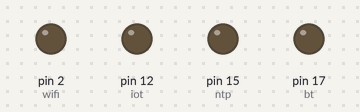
Bench run of a sketch on a simulated Arduino Uno, built with avr-gcc and run on an emulated ATmega328P. On the bench: output pins drawn as LEDs (lit = HIGH).

Above: at 0.05 s.
At 0.25 s:
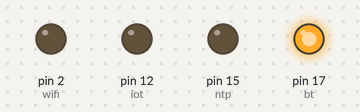
At 0.55 s:
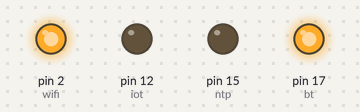
At 0.85 s:
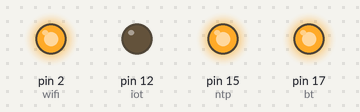
At 1.55 s:
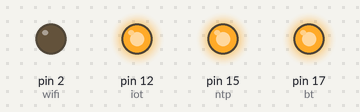
At 2.6 s:
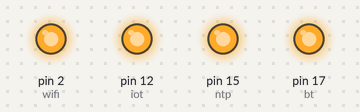
Timing chart, 0 to 3.0 s (numbered marks = the images above):
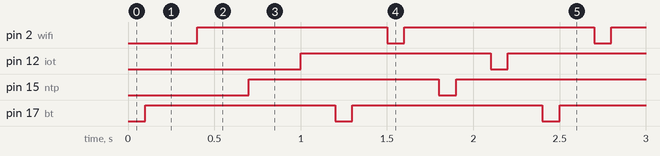

Measured:
- by itself, pin 2 (wifi), pin 12 (iot), pin 15 (ntp), pin 17 (bt): alternates HIGH for 1.1 s and LOW for 0.10 s

The sketch:

lab4-2.ino
```cpp
int bt = 17;
int wifi = 2;
int ntp = 15;
int iot = 12;

void setup() {
 pinMode(bt, OUTPUT);
 pinMode(wifi, OUTPUT);
 pinMode(ntp, OUTPUT);
 pinMode(iot, OUTPUT);
}

void loop() {
  digitalWrite(bt, LOW);
  delay(100);
  digitalWrite(bt, HIGH);
  delay(200);

  digitalWrite(wifi, LOW);
  delay(100);
  digitalWrite(wifi, HIGH);
  delay(200);

  digitalWrite(ntp, LOW);
  delay(100);
  digitalWrite(ntp, HIGH);
  delay(200);

  digitalWrite(iot, LOW);
  delay(100);
  digitalWrite(iot, HIGH);
  delay(200);
}
```
